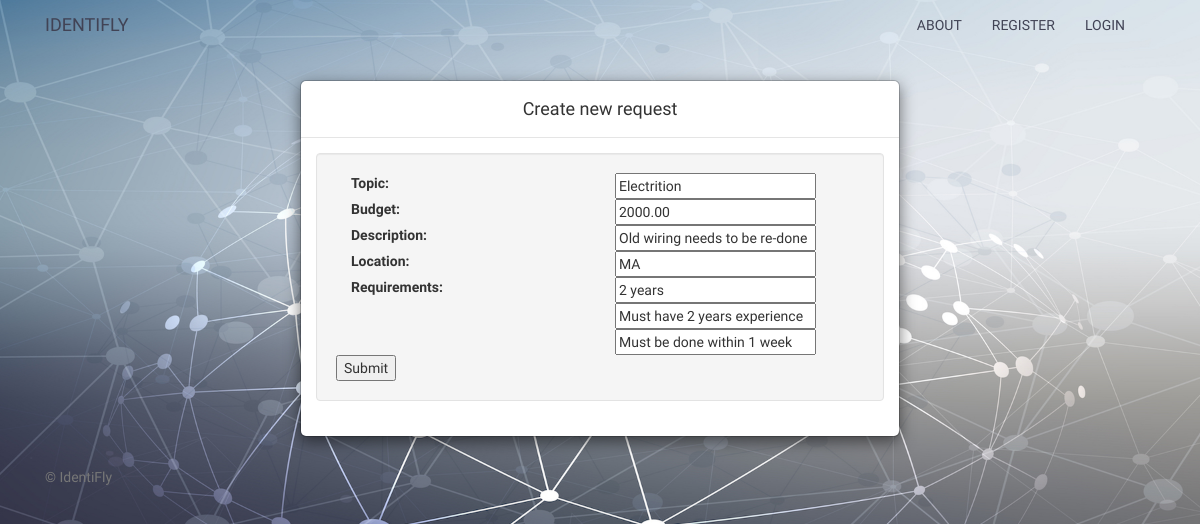
Before: /edit/19 with the older database file.
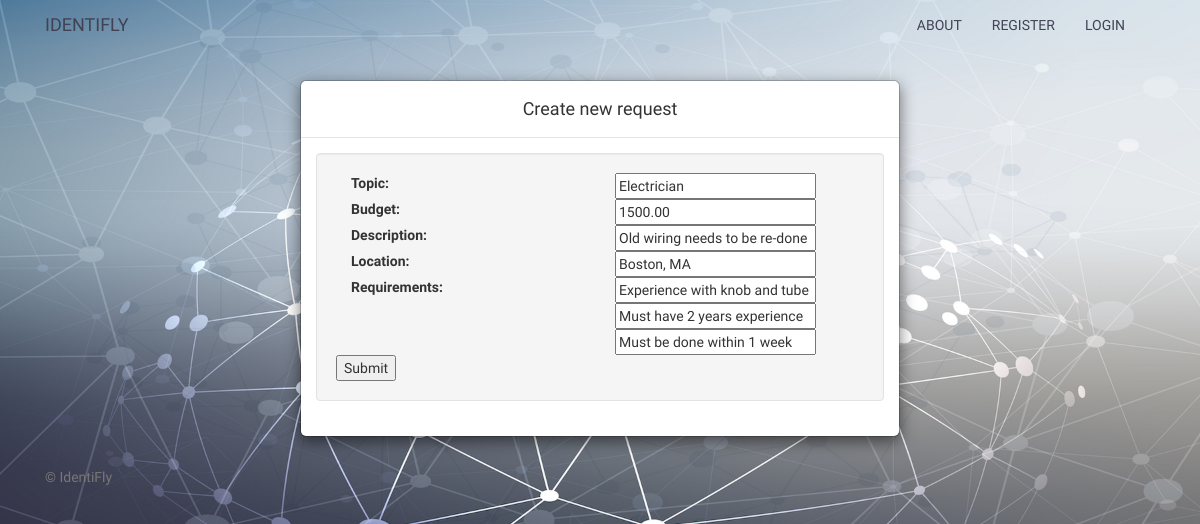
After: the same page with the newer database file.
### main_app/models.py (models this page shows, shortened)
class Listing(models.Model):
    user = models.ForeignKey(User)
    topic = models.CharField(verbose_name='Topic', max_length=100)
    description = models.CharField(verbose_name='Description', max_length=500)
    budget = MoneyField(verbose_name='Budget',
                        max_digits=10,
                        decimal_places=2,
                        default_currency='USD')
    location = models.CharField(verbose_name='Location', max_length=50)
    requirement1 = models.CharField(verbose_name='Requirements(1)', max_length=50)
    requirement2 = models.CharField(verbose_name='Requirements(2)', max_length=50)
    requirement3 = models.CharField(verbose_name='Requirements(3)', max_length=50)
    date = models.DateField(verbose_name='Date Posted', default=datetime.now, blank=True)

### main_app/views.py (the view)
# urls.py: url(r'^edit/(?P<pk>\d+)$', views.update_listing, name='update_listing'),
def update_listing(request, pk, template_name='request_form.html'):
    listing = get_object_or_404(Listing, pk=pk)
    form = ListingForm(request.POST or None, instance=listing)
    if form.is_valid():
        form.save()
        messages.success(request, 'Request has been updated.')
        return redirect('/')
    return render(request, template_name, {'form': form})

### main_app/forms.py
class ListingForm(forms.ModelForm):
    def __init__(self, *args, **kwargs):
        super(ListingForm, self).__init__(*args, **kwargs)
        self.fields['requirement2'].required = False
        self.fields['requirement3'].required = False
    class Meta:
        model = Listing
        fields = ['topic', 'budget', 'location', 'description',
                  'requirement1', 'requirement2', 'requirement3']

### main_app/templates/request_form.html (shortened to what this page needs)
{% extends 'base.html' %}
{% load staticfiles %}
{% load djmoney %}
{% block content %}
<div id="login-overlay" class="modal-dialog">
  <div class="modal-content">
    <div class="modal-header">
      <h4 class="modal-title text-center" id="myModalLabel">Create new request</h4>
    </div>
    <div class="modal-body">
      <div class="row">
        <div class="col-xs-12">
          <div class="well">
            <form method="post">
            <fieldset>
            <div class="form-group">
              <label class="col-md-6 control-label">Topic:</label>
              <div class="col-md-6">
                {{form.topic}}
              </div>
            </div>
            <div class="form-group">
              <label class="col-md-6 control-label">Budget:</label>
              <div class="col-md-6">
                {{form.budget}}
              </div>
            </div>
            <div class="form-group">
              <label class="col-md-6 control-label">Description:</label>
              <div class="col-md-6">
                {{form.description}}
              </div>
            </div>
            <div class="form-group">
              <label class="col-md-6 control-label">Location:</label>
              <div class="col-md-6">
                {{form.location}}
              </div>
            </div>
            <div class="form-group">
              <label class="col-md-6 control-label">Requirements:</label>
              <div class="col-md-6">
                {{form.requirement1}}
                {{form.requirement2}}
                {{form.requirement3}}
              </div>
            </div>
            <input type="submit" value="Submit" />
            </form>
          </div>
        </div>
      </div>
    </div>
  </div>
</div>
{% endblock %}

Changed rows visible on the page:
changed Listing "Old wiring needs to be re-done": topic "Electrition" → "Electrician"; budget "2000.00" → "1500.00"; location "MA" → "Boston, MA"; requirement1 "2 years" → "Experience with knob and tube"
